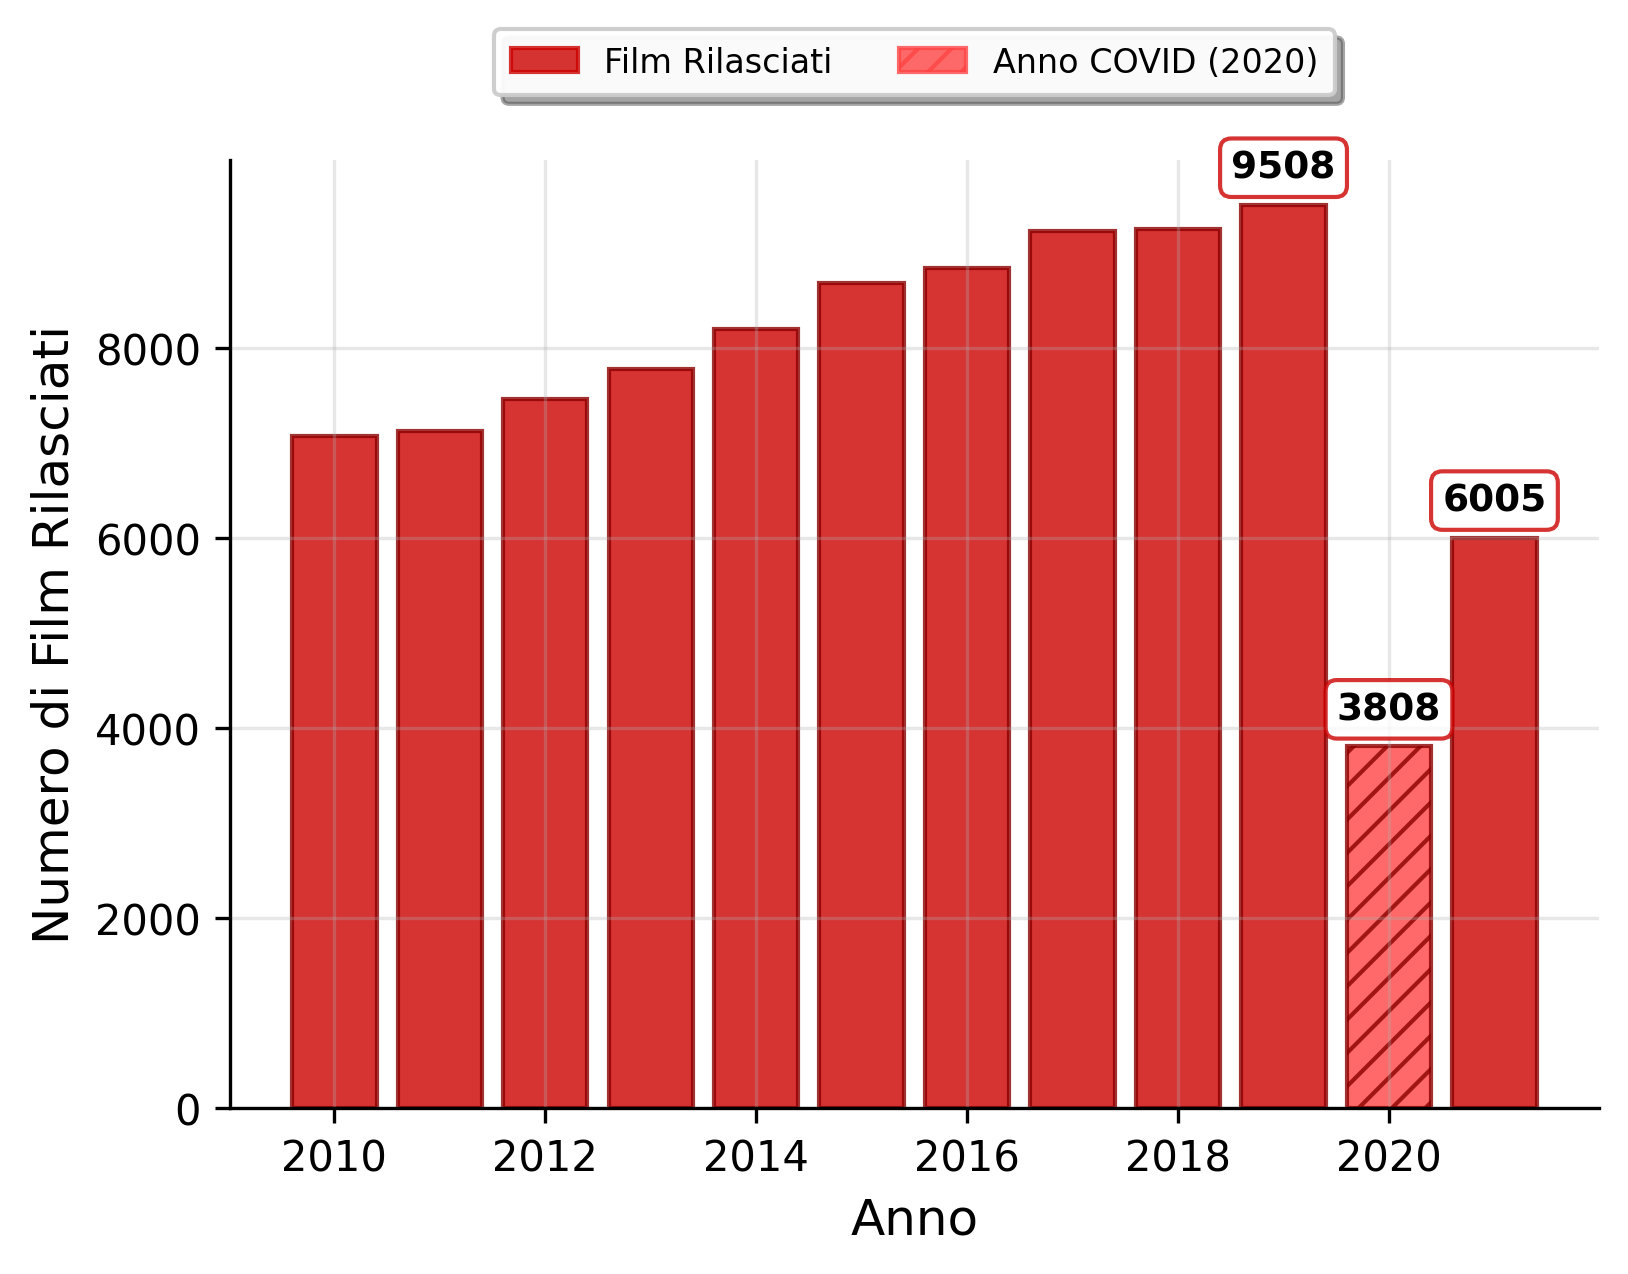

The script that saved this image:
import pandas as pd
import matplotlib.pyplot as plt
import os

# Ottiene il percorso del file CSV nella stessa directory dello script
csv_path = os.path.join(os.path.dirname(__file__), "films_released_worldwide_2010_2022.csv")
df = pd.read_csv(csv_path)

# Conversione dei campi numerici
df["Year"] = pd.to_numeric(df["Year"], errors="coerce")
df["FilmsReleasedWorldwide"] = pd.to_numeric(df["FilmsReleasedWorldwide"], errors="coerce")

# Rimuove eventuali valori NaN
df = df.dropna()

# Ordina per anno
df = df.sort_values("Year")

# Plot
plt.figure(figsize=(9,6), facecolor='white')
ax = plt.gca()
ax.set_facecolor('white')

# Plot come istogramma per differenziarlo dagli altri grafici
# Evidenzia il 2020 con un colore diverso per mostrare l'impatto COVID
colors = ["#cc0000" if year != 2020 else "#ff4444" for year in df["Year"]]
hatches = ["" if year != 2020 else "///" for year in df["Year"]]
bars = plt.bar(df["Year"], df["FilmsReleasedWorldwide"], color=colors, alpha=0.8, 
               edgecolor="#8b0000", linewidth=1, hatch=hatches)

# Crea elementi per la legenda
import matplotlib.patches as mpatches
normal_patch = mpatches.Patch(color='#cc0000', alpha=0.8, label='Film Rilasciati')
covid_patch = mpatches.Patch(color='#ff4444', alpha=0.8, hatch='///', label='Anno COVID (2020)')

plt.xlabel("Anno", fontsize=12)
plt.ylabel("Numero di Film Rilasciati", fontsize=12)
plt.grid(True, alpha=0.3)

# Etichette per punti chiave: primo, picco pre-COVID (2019), minimo COVID (2020), e ultimo
first_year = df["Year"].iloc[0]
first_value = df["FilmsReleasedWorldwide"].iloc[0]

# Trova il picco del 2019
peak_2019 = df[df["Year"] == 2019]
if not peak_2019.empty:
    peak_value = peak_2019["FilmsReleasedWorldwide"].iloc[0]
    plt.text(2019, peak_value + 200, f"{peak_value}", ha="center", va="bottom", fontsize=9, fontweight='bold',
             bbox=dict(boxstyle="round,pad=0.3", facecolor="white", edgecolor="#cc0000", alpha=0.8))

# Trova il minimo del 2020
min_2020 = df[df["Year"] == 2020]
if not min_2020.empty:
    min_value = min_2020["FilmsReleasedWorldwide"].iloc[0]
    plt.text(2020, min_value + 200, f"{min_value}", ha="center", va="bottom", fontsize=9, fontweight='bold',
             bbox=dict(boxstyle="round,pad=0.3", facecolor="white", edgecolor="#cc0000", alpha=0.8))

# Ultimo anno
last_year = df["Year"].iloc[-1]
last_value = df["FilmsReleasedWorldwide"].iloc[-1]
plt.text(last_year, last_value + 200, f"{last_value}", ha="center", va="bottom", fontsize=9, fontweight='bold',
         bbox=dict(boxstyle="round,pad=0.3", facecolor="white", edgecolor="#cc0000", alpha=0.8))

# Aggiungi la legenda con styling estetico sopra il grafico
plt.legend(handles=[normal_patch, covid_patch], loc='lower center', bbox_to_anchor=(0.5, 1.05), frameon=True, fancybox=True, shadow=True, 
           facecolor='white', edgecolor='#cccccc', framealpha=0.95, 
           fontsize=8, borderpad=0.5, ncol=2)

# Rimuovi margini superiori e destro
ax.spines['top'].set_visible(False)
ax.spines['right'].set_visible(False)

# Configura le proporzioni del subplot
plt.subplots_adjust(left=0.11, bottom=0.083, right=0.617, top=0.61, wspace=0.2, hspace=0.2)

# Salva il grafico come immagine
output_path = os.path.join(os.path.dirname(__file__), "films_released_chart.png")
plt.savefig(output_path, dpi=300, bbox_inches='tight', facecolor='white')
print(f"Grafico salvato come: {output_path}")

plt.show()
